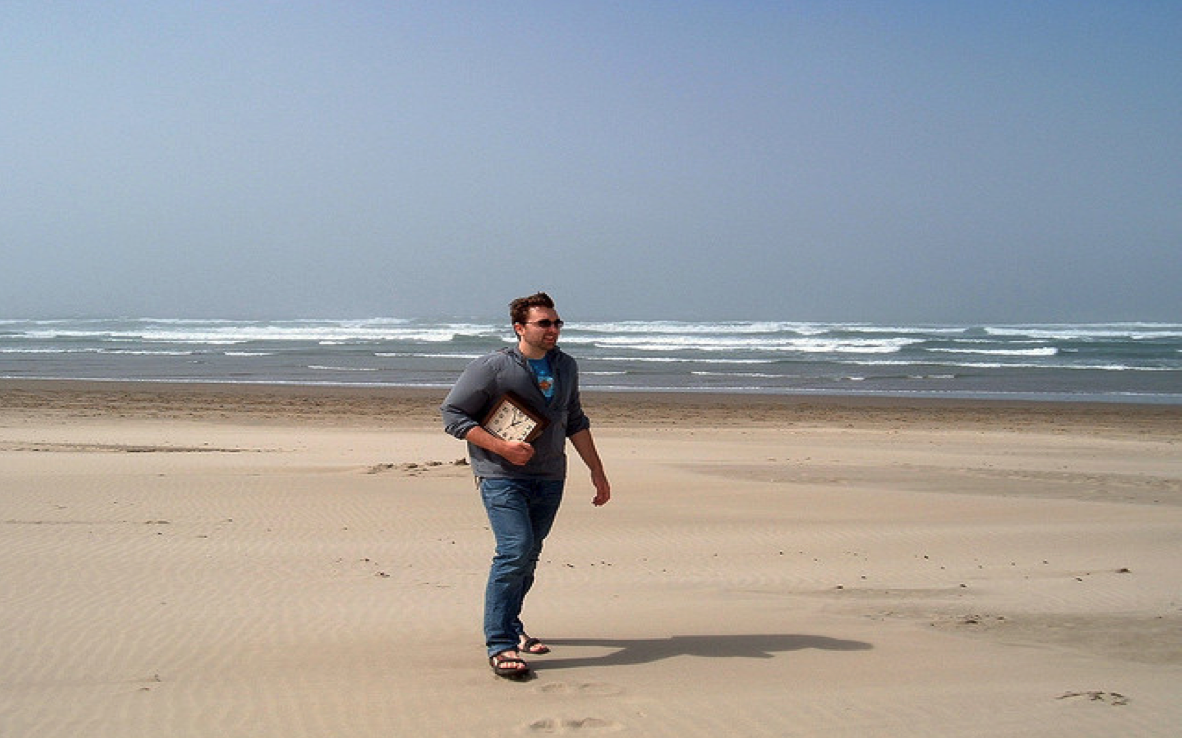
#> input picture hallucinatory_image/clock_on_a_beach.png, 1183 x 738 px
$ python image_masking.py
#> lines starting #> are read from the running program, lines starting #| are printed output that depends on the picture
import cv2
import numpy as np
import random

# Read the image
image = cv2.imread('clock_on_a_beach.png')
#> image is the input picture: shape (738, 1183, 3); mean B, G, R 162.8, 161.6, 160.8

# Define the size of the squares in the grid
square_size = 50  # size of the square in pixels

# Create a mask with the same dimensions as the image, initialized to zeros (black)
mask = np.zeros_like(image)

# Loop through the grid
for i in range(0, image.shape[0], square_size):
    for j in range(0, image.shape[1], square_size):
        # Randomly decide whether to mask this square
        if random.choice([True, False]):
            # Set all pixels in this square to zero (black)
            mask[i:i+square_size, j:j+square_size] = 0
        else:
            # Otherwise, copy the pixels from the original image
            mask[i:i+square_size, j:j+square_size] = image[i:i+square_size, j:j+square_size]
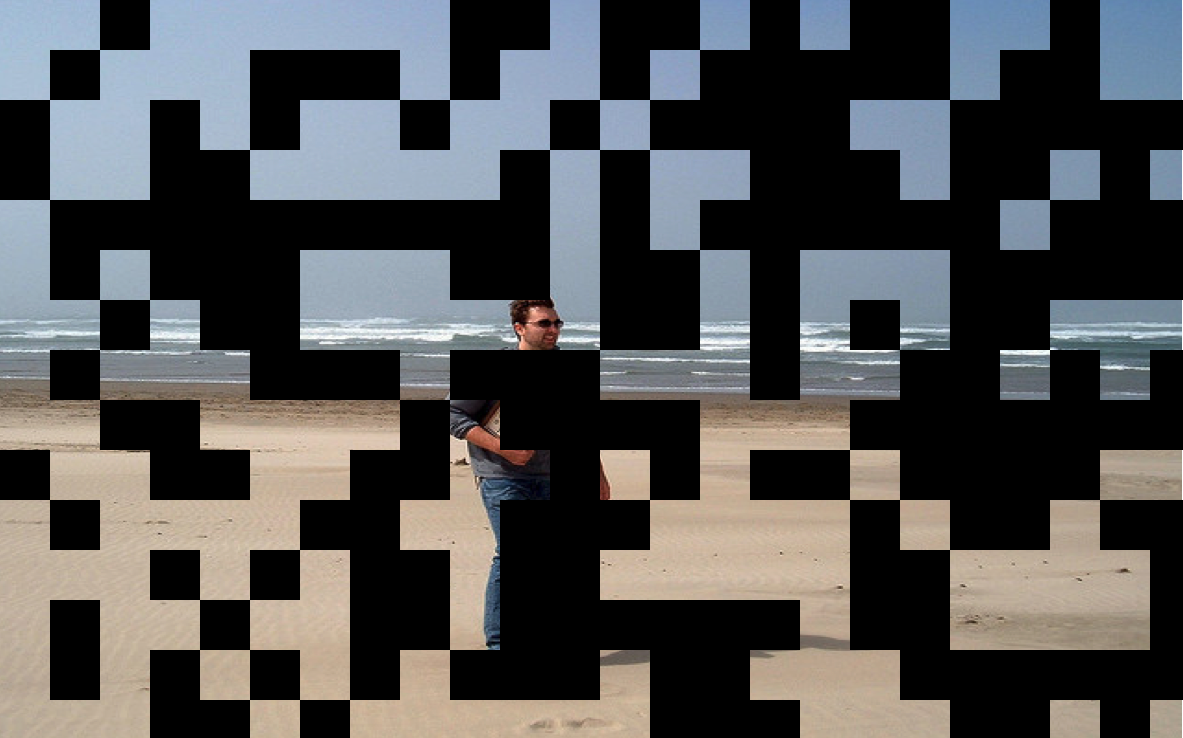
#> mask: shape (738, 1183, 3); mean B, G, R 79.4, 79.4, 79.5

# Save or show the masked image
cv2.imwrite('masked_image.jpg', mask)
# cv2.imshow('Masked Image', mask)
# cv2.waitKey(0)
# cv2.destroyAllWindows()

$ run again, with hallucinatory_image/inject.png copied over hallucinatory_image/clock_on_a_beach.png
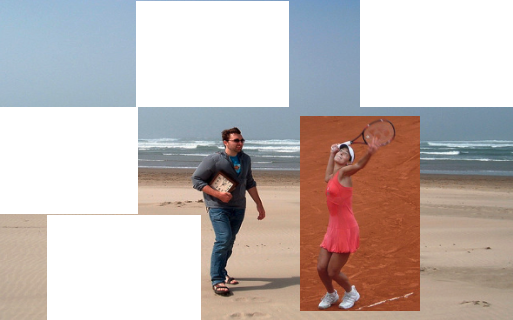
#> input picture hallucinatory_image/inject.png, 513 x 320 px
#> image is the input picture: shape (320, 513, 3); mean B, G, R 181.2, 184.3, 195.2
#> after the loop `for i in range(0, image.shape[0], square_size):`:
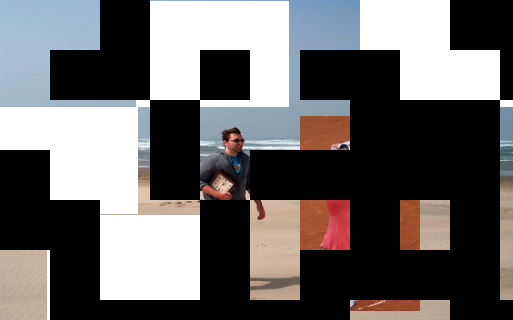
#> mask: shape (320, 513, 3); mean B, G, R 102.1, 102.3, 105

$ run again, with hallucinatory_image/zoom_in.png copied over hallucinatory_image/clock_on_a_beach.png
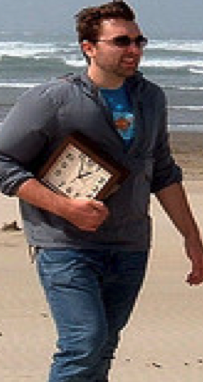
#> input picture hallucinatory_image/zoom_in.png, 203 x 382 px
#> image is the input picture: shape (382, 203, 3); mean B, G, R 105.7, 108.1, 117
#> after the loop `for i in range(0, image.shape[0], square_size):`:
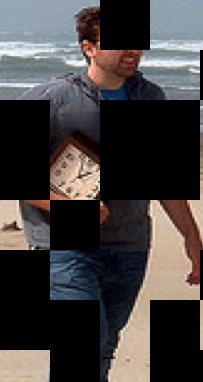
#> mask: shape (382, 203, 3); mean B, G, R 64.1, 64.9, 68.9
